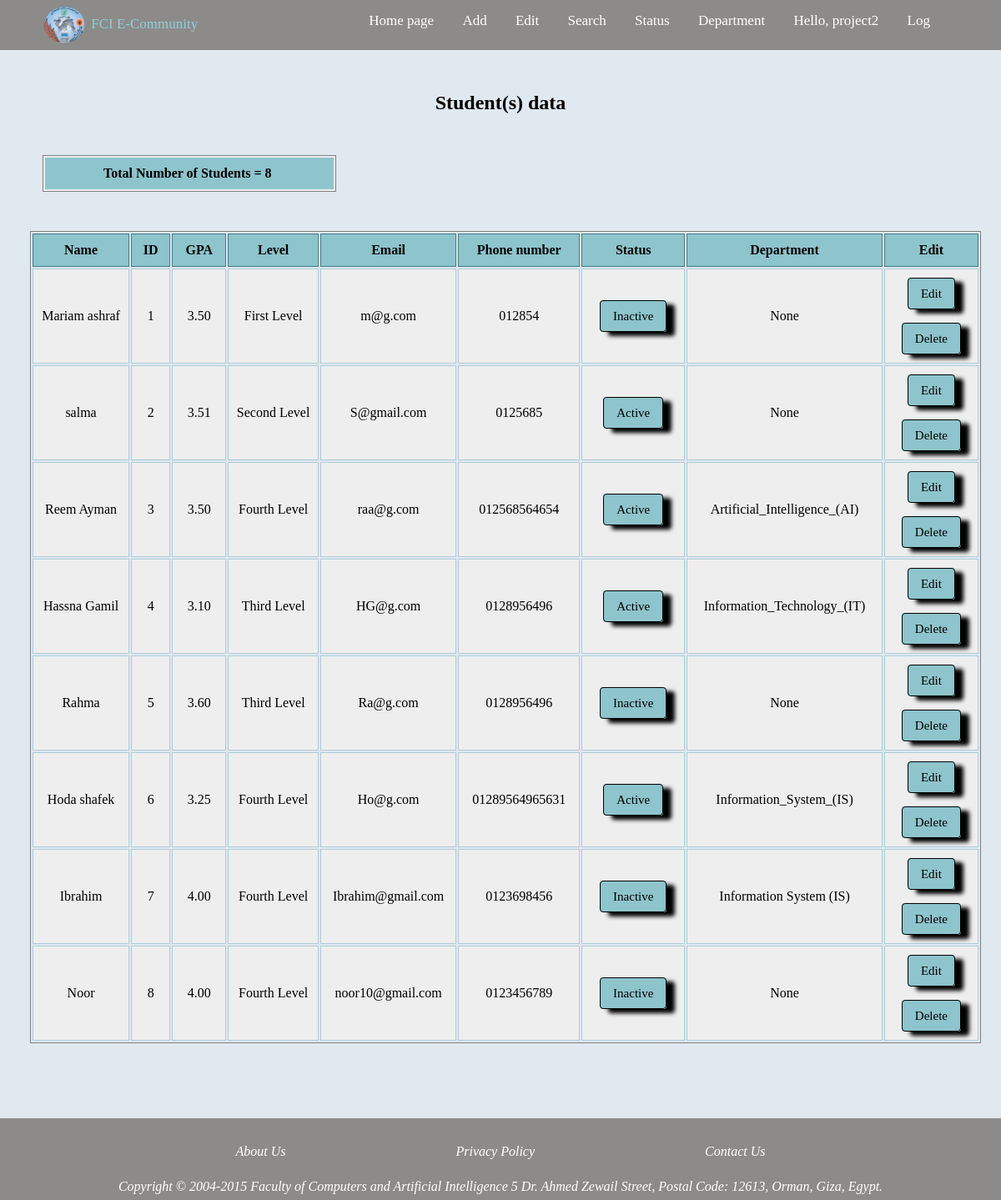
The page /Status (signed in) on the database its author committed.
### pro2_app/models.py (models this page shows, shortened)
class Student (models.Model):
    gender_student = [
        ('Male','Male'),('Female','Female')
    ]
    status_student = [
        ('Active', 'Active'), ('Inactive', 'Inactive')
    ]
    level_student = [
        ('First Level', 'First Level'), ('Second Level', 'Second Level'),
        ('Third Level', 'Third Level'), ('Fourth Level', 'Fourth Level')
    ]
    department_student = [
        ('Computer_Science_(CS)', 'Computer_Science_(CS)'),
        ('Artificial_Intelligence_(AI)', 'Artificial_Intelligence_(AI)'),
        ('Information_Technology_(IT)', 'Information_Technology_(IT)'),
        ('Information_System_(IS)', 'Information_System_(IS)'),
        ('Decision_Support_(DS)', 'Decision_Support_(DS)'),
    ]
    id = models.IntegerField(primary_key=True, validators=[validate_domainonly_id])
    name = models.CharField(max_length=1000)
    dateOfBirth = models.DateField()
    GPA = models.DecimalField(max_digits=4, decimal_places=2, validators=[validate_domainonly_GPA])
    gender = models.CharField(max_length=250, choices=gender_student, default="Male")
    level = models.CharField(max_length=500, choices=level_student)
    email = models.EmailField(max_length=250, validators=[validate_domainonly_email])
    mobileNumber = models.CharField(max_length=250)
    department = models.CharField(max_length=500, choices=department_student, null=True, blank=True)
    status = models.CharField(max_length=250, choices=status_student, default="Active")

### pro2_app/views.py (the view)
# urls.py: path('Status', views.Status, name='StatusStudent'),
@login_required(login_url='LoginStudent')
def Status(request):
    context = {
        'students': Student.objects.all(),
        'allStudents': Student.objects.all().count(),
    }
    return render(request, 'pages/Status.html', context)

### templates/pages/Status.html (shortened to what this page needs)
{% extends 'base.html' %}
{% block content %}
    <h1 class = "staH1">Student(s) data</h1>
    <p class = "staP">Total Number of Students = {{allStudents}}</p>
    <table class = "staTable">
        <thead>
            <tr>
                <td>Name</td>
                <td>ID</td>
                <td>GPA</td>
                <td>Level</td>
                <td>Email</td>
                <td>Phone number</td>
                <td>Status</td>
                <td>Department</td>
                <td>Edit</td>
            </tr>
        </thead>
        <tbody>
            {% for s in students %}
            <tr>
                <td>{{s.name}}</td>
                <td>{{s.id}}</td>
                <td>{{s.GPA}}</td>
                <td>{{s.level}}</td>
                <td>{{s.email}}</td>
                <td>{{s.mobileNumber}}</td>
                <td><a class="ELink" href="{% url 'staUpdate' s.id %}">{{s.status}}</a></td>
                <td>{{s.department}}</td>
                <td>
                    <a class="ELink" href="{% url 'update' s.id %}">Edit</a>
                        <br><br>
                        <br/>
                    <a class="DeLink" href="{% url 'delete' s.id %}">Delete</a>
                </td>
            {% endfor %}
        </tbody>
    </table>
    <br><br>
    <br><br>
    <br><br>
{% endblock content %}

### templates/base.html (shortened to what this page needs)
{% load static %}
<!DOCTYPE html>
<html lang="en">
<head>
    <link rel="stylesheet"href="{% static 'CSS/Full_style.css' %}"/>
</head>
<body>
    {% include 'parts/nav.html' %}
    {% block content %}
    {% endblock content %}
    {% include 'parts/footer.html' %}
</body>
</html>

### templates/parts/nav.html
{% load static %}
<nav>
    <div class="logoimg">
        <img class="logo" src="{% static 'Img/FB_IMG.png' %}"alt="FCI Logo"> FCI E-Community
    </div>
    <div class="navbar">
        <a class = "navA" href="{% url 'StudentAffairs' %}">Home page</a>
        <a class = "navA" href="{% url 'AddStudent' %}">Add</a>
        <a class = "navA" href="{% url 'EditStudent' %}">Edit</a>
        <a class = "navA" href="{% url 'SearchStudent' %}">Search</a>
        <a class = "navA" href="{% url 'StatusStudent' %}">Status</a>
        <a class = "navA" href="{% url 'DepartmentStudent' %}">Department</a>
        <span class = "navA">Hello, {{request.user}}</span>
        <a class = "navA" href="{% url 'Logout' %}">Log</a>
    </div>
</nav>

### templates/parts/footer.html
    <footer>
        <div class="infor">
            <p>
                <a class="in" href="">About Us</a>
                <a class="in" href="">Privacy Policy</a>
                <a class="in" href="">Contact Us</a>
            </p>
        </div>
        <div class="copy">
            Copyright &copy; 2004-2015 Faculty of Computers and Artificial Intelligence 5 Dr&#46; Ahmed Zewail Street&#44; Postal Code&#58; 12613&#44; Orman&#44; Giza&#44; Egypt&#46;
        </div>
    </footer>

### pro2/static/CSS/Full_style.css (style rules this page uses)
nav { background-color: rgba(128, 125, 121, 0.863); text-align: right; font-size: 17px; }
.logoimg { float: left; padding-left: 50px; margin-top: 3px; color: #8ad1dc; font-size: 17px; }
.logo { vertical-align: middle; width: 55px; height: 55px; }
.navbar { padding-right: 70px; }
.navA { color: rgb(255, 255, 255); text-decoration: none; padding: 15px; padding-bottom: 25px; display: inline-block; }
body { margin: 0; font-family: Georgia, "Times New Roman", Times, serif; background-color: rgb(224, 232, 240); }
.staH1 { text-align: center; font-size: x-large; margin-top: 50px; margin-bottom: 50px; }
input, select, .logBut, .ELink, .DLink, .DeLink, .DelLink { border: none; border-radius: 4px; font-size: 15px; margin: 0; outline: 0; padding: 10px; width: 100%; box-sizing: border-box; box-shadow: 10px 5px 5px black; background-color: #8ec4cc; color: black; margin-bottom: 30px; }
.ELink, .DLink, .DeLink { border: black 1px solid; font-size: 15px; margin: 10px; outline: 0; padding: 10px 15px; width: 50%; box-sizing: border-box; -webkit-box-sizing: border-box; -moz-box-sizing: border-box; background-color: #8ec4cc; color: black; margin-bottom: 15px; text-decoration: none; }
.staP { font-weight: bold; width: 23%; border: 2px solid #eee; outline: 1px solid grey; margin-bottom: 25px; margin-left: 52px; padding-top: 10px; padding-bottom: 10px; padding-left: 70px; background-color: #8ec4cc; }
.staTable { border: 1px solid gray; margin: 4%; margin-left: 3%; margin-bottom: 5em; border-spacing: 0ch; border-spacing: 2px; width: 95%; }
.staTable td { padding-top: 20px; padding-bottom: 20px; text-align: center; background-color: #eee; border: 1px solid rgb(173, 205, 218); }
.staTable thead td { padding: 10px; background-color: #8ec4cc; color: black; font-weight: bold; text-align: center; border-color: #457c85; }
footer { background-color: rgba(128, 125, 121, 0.863); color: white; height: 98px; font-style: italic; position: fixed; bottom: 0; left: 0; right: 0; }
.copy { margin-top: -17px; text-align: center; }
.in { padding: 15px; padding-left: 100px; padding-right: 100px; text-align: center; color: rgb(255, 255, 255); text-decoration: none; padding-bottom: 25px; display: inline-block; }
.infor { text-align: center; }

### rows shown on the page
Student: name "Mariam ashraf", id "1", GPA "3.50", level "First Level", email "m@g.com", mobileNumber "012854", status "Inactive", department "None"
Student: name "salma", id "2", GPA "3.51", level "Second Level", email "S@gmail.com", mobileNumber "0125685", status "Active", department "None"
Student: name "Reem Ayman", id "3", GPA "3.50", level "Fourth Level", email "raa@g.com", mobileNumber "012568564654", status "Active", department "Artificial_Intelligence_(AI)"
Student: name "Hassna Gamil", id "4", GPA "3.10", level "Third Level", email "HG@g.com", mobileNumber "0128956496", status "Active", department "Information_Technology_(IT)"
Student: name "Rahma", id "5", GPA "3.60", level "Third Level", email "Ra@g.com", mobileNumber "0128956496", status "Inactive", department "None"
Student: name "Hoda shafek", id "6", GPA "3.25", level "Fourth Level", email "Ho@g.com", mobileNumber "01289564965631", status "Active", department "Information_System_(IS)"
Student: name "Ibrahim", id "7", GPA "4.00", level "Fourth Level", email "Ibrahim@gmail.com", mobileNumber "0123698456", status "Inactive", department "Information System (IS)"
Student: name "Noor", id "8", GPA "4.00", level "Fourth Level", email "noor10@gmail.com", mobileNumber "0123456789", status "Inactive", department "None"

### other values the page prints
{{ request.user }} "project2"
{{ allStudents }} "8"
